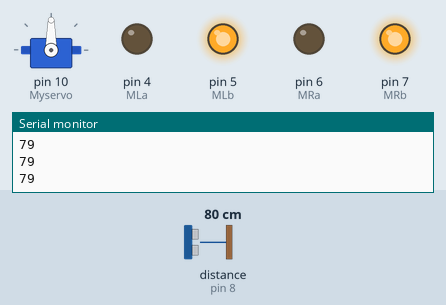
The sketch below on a simulated Arduino Uno, built with avr-gcc and run on an emulated ATmega328P. Shown: servo, output pins drawn as LEDs (lit = HIGH), the last lines printed to the serial monitor. Wiring (inferred from the names in the program): ultrasonic range finder: trigger pin 9; echo pin 8. Dashed ring = blinking. The inputs (shaded band) are chosen by the test bench; at power-on: distance to the obstacle (sensor on pin 8) 80 cm. The echo pulse lasts 58.3 µs per cm; pins used as bus, display or sensor lines are not drawn.

Above: at 1.2 s.
1.3 s: distance to the obstacle (sensor on pin 8) set to 12 cm
2.8 s: distance to the obstacle (sensor on pin 8) set to 9 cm
At 3.7 s:
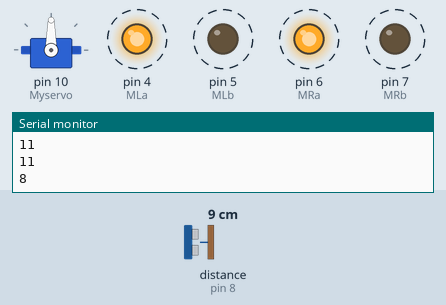
5.8 s: distance to the obstacle (sensor on pin 8) set to 18 cm
At 5.8 s:
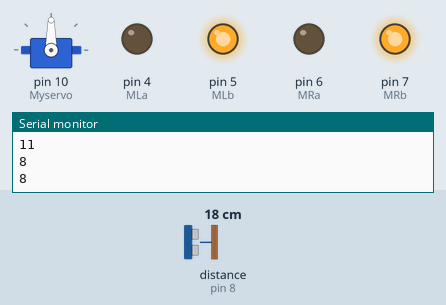
7.3 s: distance to the obstacle (sensor on pin 8) set to 2 cm
At 8.0 s:
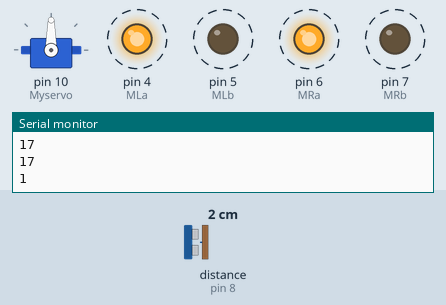
Timing chart, 0 to 11.3 s (numbered marks = the images above; inputs shaded):
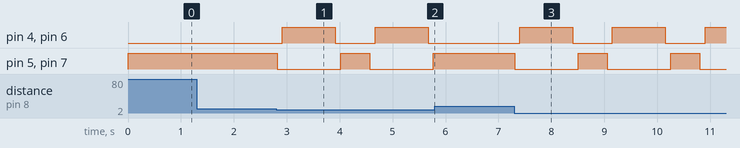

The sketch:

build_Obstacle_Avoider_Robot__1_.ino
```cpp
#include <Servo.h>

Servo Myservo;
#define trigPin 9   // HC-SR04 Trigger Pin
#define echoPin 8   // HC-SR04 Echo Pin
#define MLa 4       // Left Motor 1st Pin
#define MLb 5       // Left Motor 2nd Pin
#define MRa 6       // Right Motor 1st Pin
#define MRb 7       // Right Motor 2nd Pin

long duration, distance;

void setup() {
  Serial.begin(9600);
  pinMode(MLa, OUTPUT);
  pinMode(MLb, OUTPUT);
  pinMode(MRa, OUTPUT);
  pinMode(MRb, OUTPUT);
  pinMode(trigPin, OUTPUT);
  pinMode(echoPin, INPUT);
  Myservo.attach(10);
  Myservo.write(90);  // Set initial servo position to front
}

long getDistance() {
  digitalWrite(trigPin, LOW);
  delayMicroseconds(2);
  digitalWrite(trigPin, HIGH);
  delayMicroseconds(10);
  digitalWrite(trigPin, LOW);

  duration = pulseIn(echoPin, HIGH);
  return duration / 58.2; // Convert to cm
}

void moveForward() {
  digitalWrite(MRb, HIGH);
  digitalWrite(MRa, LOW);
  digitalWrite(MLb, HIGH);
  digitalWrite(MLa, LOW);
}

void moveBackward() {
  digitalWrite(MRb, LOW);
  digitalWrite(MRa, HIGH);
  digitalWrite(MLb, LOW);
  digitalWrite(MLa, HIGH);
}

void stopMovement() {
  digitalWrite(MRb, LOW);
  digitalWrite(MRa, LOW);
  digitalWrite(MLb, LOW);
  digitalWrite(MLa, LOW);
}

void loop() {
  distance = getDistance();
  Serial.println(distance);

  if (distance > 10) {
    moveForward();
  }
  else if (distance > 0 && distance < 10) {
    stopMovement();
    delay(100);

    // Move backward
    moveBackward();
    delay(1000);  // Move backward for 1 second
    stopMovement();
    delay(100);

    // Retry moving forward
    moveForward();
    delay(500);  // Move forward a bit before rechecking
  }

  delay(50);
}
```

Measured:
- the behaviour switches between 11 and 10 cm on distance to the obstacle (sensor on pin 8) (found by bisection; images 0 and 1)
- after the input at 2.8 s, pin 4 (MLa), pin 6 (MRa): alternates HIGH for 1.0 s and LOW for 0.75 s, starting after 0.12 s; pin 5 (MLb), pin 7 (MRb): alternates HIGH for 0.55 s and LOW for 1.2 s, starting at once
- after the input at 5.8 s, pin 4 (MLa), pin 6 (MRa): stays LOW (without the input it goes to HIGH after 0.62 s); pin 5 (MLb), pin 7 (MRb): stays HIGH (without the input it goes to LOW after 0.52 s)
- after the input at 7.3 s, pin 4 (MLa), pin 6 (MRa): alternates HIGH for 1.0 s and LOW for 0.75 s, starting after 0.10 s; pin 5 (MLb), pin 7 (MRb): alternates HIGH for 0.55 s and LOW for 1.2 s, starting at once
